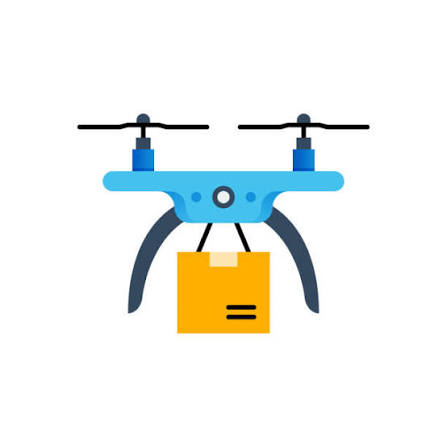
#> input picture hello.jpeg, 447 x 447 px
$ python 'ssis assignment 3 q11.py'
#> lines starting #> are read from the running program, lines starting #| are printed output that depends on the picture
#> the answer given: hello.jpeg
#> in main, current_img is the input picture: shape (447, 447, 3); mean B, G, R 239.2, 242.6, 239.7
#> the answer given: 1
#> the answer given: 3
import cv2
import numpy as np
import tkinter as tk
from tkinter import filedialog
import sys


def apply_universal_transform(img, matrix_2x2):
    """
    Takes an image and a 2x2 transformation matrix, calculates the new bounding box
    to prevent cropping, and applies the warp.
    """
    h, w = img.shape[:2]
#> h = 447; w = 447

    # Define the 4 corners of the original image: (x, y)
    corners = np.array([
        [0, 0],
        [w, 0],
        [0, h],
        [w, h]
    ])
#> corners = [[0, 0], [447, 0], [0, 447], [447, 447]]

    # Multiply the 2x2 matrix by the corners to find their new locations
    transformed_corners = np.dot(matrix_2x2, corners.T).T

    # Find the bounds of the new shape
    x_coords = transformed_corners[:, 0]
#> x_coords = [0, 446.4, -23.39, 423]
    y_coords = transformed_corners[:, 1]
#> y_coords = [0, 23.39, 446.4, 469.8]

    min_x, max_x = np.min(x_coords), np.max(x_coords)
    min_y, max_y = np.min(y_coords), np.max(y_coords)

    # Calculate new width and height
    new_w = int(np.ceil(max_x - min_x))
    new_h = int(np.ceil(max_y - min_y))

    # Calculate translation to prevent cropping (shifting negative coordinates to 0)
    t_x = -min_x if min_x < 0 else 0
    t_y = -min_y if min_y < 0 else 0

    # Create the final 2x3 affine matrix for OpenCV (injecting our calculated translations)
    affine_matrix = np.array([
        [matrix_2x2[0, 0], matrix_2x2[0, 1], t_x],
        [matrix_2x2[1, 0], matrix_2x2[1, 1], t_y]
    ], dtype=np.float32)

    # Apply the transformation
    result_img = cv2.warpAffine(img, affine_matrix, (new_w, new_h))
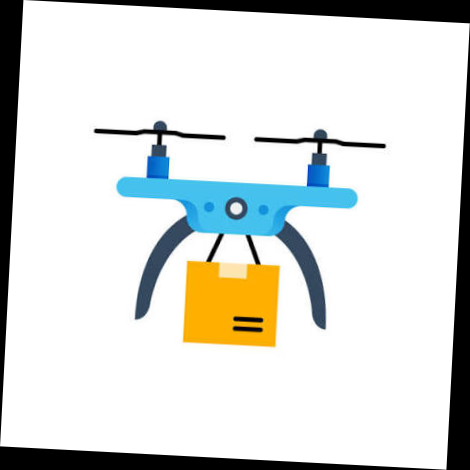
#> result_img: shape (470, 470, 3); mean B, G, R 216.3, 219.4, 216.8

    return result_img


def main():
    # 1. Select the Image using a native file dialog
    print("--- Step 1: Select Image ---")

    root = tk.Tk()
    root.withdraw()

    file_path = filedialog.askopenfilename(
        title="Select an Image",
        filetypes=[("Image Files", "*.jpg *.jpeg *.png")]
    )

    if not file_path:
        print("No file selected. Exiting...")
        sys.exit()

    # Load image (kept in BGR so cv2.imshow displays colors correctly)
    current_img = cv2.imread(file_path)

    if current_img is None:
        print("Error loading image.")
        sys.exit()

    # 2. Interactive Menu
    print("\n" + "=" * 30)
    print(" UNIVERSAL MATRIX TOOLBOX")
    print("=" * 30)
    print("1. Rotate")
    print("2. Resize (Scale)")
    print("3. Flip (Reflect)")
    print("4. Shear")
    print("5. Custom Matrix (2x2)")

    choice = input("Select an operation (1-5): ")

    if choice == '1':
        angle = float(input("Enter rotation angle in degrees (e.g., 45): "))
        theta = np.radians(angle)
        # 2x2 Rotation Matrix
        A = np.array([
            [np.cos(theta), -np.sin(theta)],
            [np.sin(theta), np.cos(theta)]
        ])
        current_img = apply_universal_transform(current_img, A)
        print(f">>> Success: Image rotated by {angle} degrees.")

    elif choice == '2':
        scale = float(input("Enter resize scale (e.g., 0.5 for half, 2.0 for double): "))
        # 2x2 Scaling Matrix
        A = np.array([
            [scale, 0],
            [0, scale]
        ])
        current_img = apply_universal_transform(current_img, A)
        print(f">>> Success: Image scaled by {scale}x.")

    elif choice == '3':
        print("Directions: 0 = Vertical, 1 = Horizontal, -1 = Both")
        direction = int(input("Enter flip direction: "))
        # 2x2 Reflection Matrices
        if direction == 0:
            A = np.array([[1, 0], [0, -1]])  # Invert Y
        elif direction == 1:
            A = np.array([[-1, 0], [0, 1]])  # Invert X
        else:
            A = np.array([[-1, 0], [0, -1]])  # Invert Both

        current_img = apply_universal_transform(current_img, A)
        print(">>> Success: Image flipped.")

    elif choice == '4':
        shx = float(input("Enter X-axis shear factor (e.g., 0.5): "))
        shy = float(input("Enter Y-axis shear factor (e.g., 0.0): "))
        # 2x2 Shear Matrix
        A = np.array([
            [1, shx],
            [shy, 1]
        ])
        current_img = apply_universal_transform(current_img, A)
        print(">>> Success: Shear applied.")

    elif choice == '5':
        # Now only requires 4 numbers instead of 6, because the function handles translation natively!
        print("Enter 4 numbers for a 2x2 matrix separated by spaces.")
        print("Example for standard identity: 1 0 0 1")
        vals = input("Matrix values: ").split()
        if len(vals) == 4:
            A = np.array([
                [float(vals[0]), float(vals[1])],
                [float(vals[2]), float(vals[3])]
            ])
            current_img = apply_universal_transform(current_img, A)
            print(">>> Success: Custom 2x2 matrix applied.")
        else:
            print(">>> Error: You must enter exactly 4 numbers.")
            sys.exit()

    else:
        print(">>> Invalid choice. Exiting...")
        sys.exit()

    # 3. Show the final result
    print("\n>>> Showing final image. Press ANY KEY in the image window to close.")
    window_name = "Transformed Image (Press any key to close)"

    cv2.namedWindow(window_name, cv2.WINDOW_NORMAL)
    cv2.imshow(window_name, current_img)

    cv2.waitKey(0)
    cv2.destroyAllWindows()


if __name__ == "__main__":
    main()
